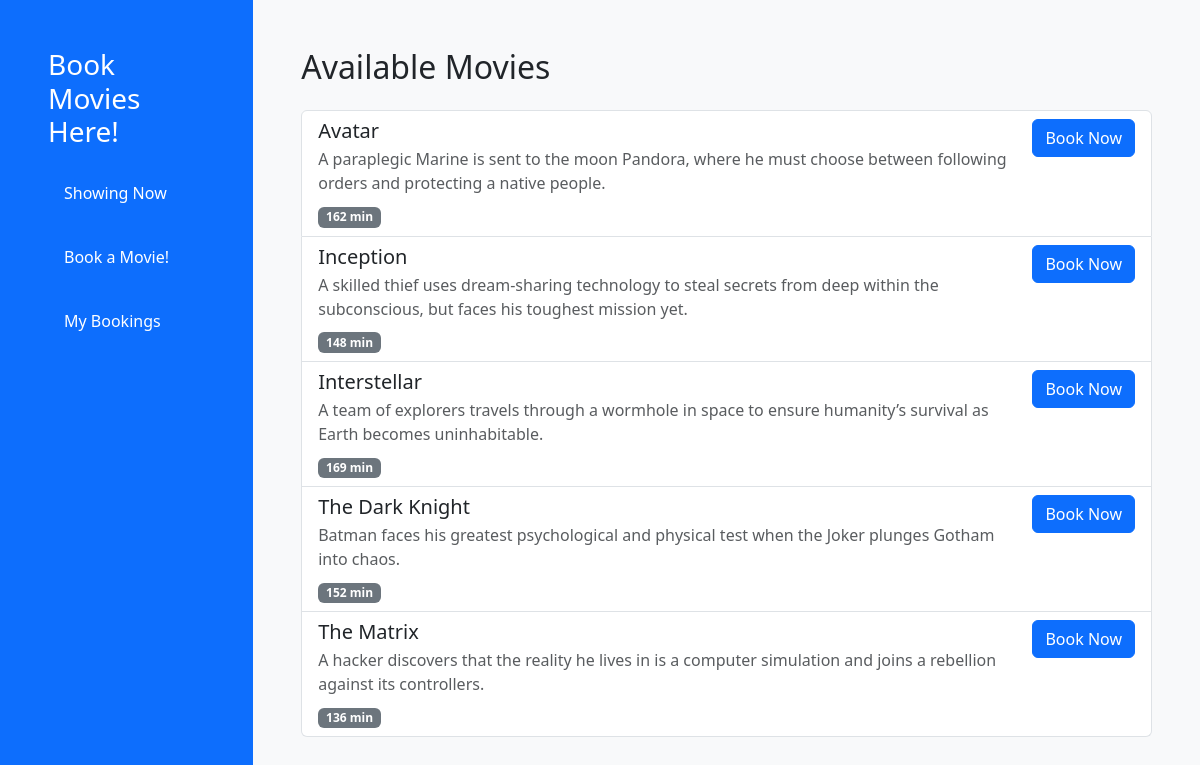
Screenshot of /api/movies/ui/ with the database file from the repository.
### bookings/models.py (models this page shows, shortened)
class Movie(models.Model):
    title = models.CharField(max_length = 40)
    description = models.TextField()
    release_date = models.DateField()
    duration = models.PositiveIntegerField()

### bookings/views.py (the view, shortened to what this page needs)
class MovieViewSet(viewsets.ModelViewSet):
    serializer_class = MovieSerializer
    queryset = Movie.objects.all().order_by('title')
    @action(detail=False, methods=["get"], renderer_classes=[TemplateHTMLRenderer], url_path="ui")
    def ui(self, request):
        movies = Movie.objects.all().order_by("title")
        return Response({"movies": movies}, template_name="bookings/movie_list.html")

### bookings/templates/bookings/movie_list.html (shortened to what this page needs)
{% extends "bookings/base.html" %}
{% block content %}
<h2 class="mb-4">Available Movies</h2>
{% if movies %}
    <ul class="list-group">
        {% for movie in movies %}
            <li class="list-group-item">
                <div class="d-flex justify-content-between align-items-start">
                    <div class="me-3">
                        <h5 class="mb-1">{{ movie.title }}</h5>
                        <p class="mb-2 text-muted">{{ movie.description }}</p>
                        {% if movie.duration %}
                            <span class="badge bg-secondary">{{ movie.duration }} min</span>
                        {% endif %}
                    </div>
                    <div class="text-nowrap">
                        <a href="{% url 'movie-book' movie.id %}" class="btn btn-primary">Book Now</a>
                    </div>
                </div>
            </li>
        {% endfor %}
    </ul>
{% else %}
    <div class="alert alert-info">No movies are currently available.</div>
{% endif %}
{% endblock %}

### rows the page displays
Movie: title "Avatar", description "A paraplegic Marine is sent to the moon Pandora, where he must choose between following orders and protecting a native people.", duration "162"
Movie: title "Inception", description "A skilled thief uses dream-sharing technology to steal secrets from deep within the subconscious, but faces his toughest mission yet.", duration "148"
Movie: title "Interstellar", description "A team of explorers travels through a wormhole in space to ensure humanity’s survival as Earth becomes uninhabitable.", duration "169"
Movie: title "The Dark Knight", description "Batman faces his greatest psychological and physical test when the Joker plunges Gotham into chaos.", duration "152"
Movie: title "The Matrix", description "A hacker discovers that the reality he lives in is a computer simulation and joins a rebellion against its controllers.", duration "136"
